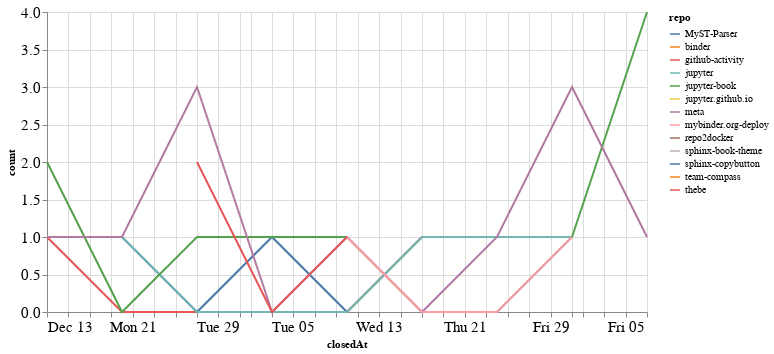

Notebook code cell kept with this figure:
### Code cell
closed_by_time = closed_by.groupby('repo').resample('W', on='closedAt').count()['author'].reset_index()
closed_by_time = closed_by_time.rename(columns={'author': 'count'})

alt.Chart(closed_by_time, width=600).mark_line().encode(
    x='closedAt',
    y='count',
    color='repo',
    tooltip="repo"
)

### Figure 1 — Vega-Lite specification as saved in the notebook (floating-point values rounded to 4 significant figures)
{"config": {"axisLeft": {"labelFontSize": 15}, "axisBottom": {"labelFontSize": 15}}, "data": {"name": "data-9ba6d83f52aeca1f704069e6e59ec440"}, "mark": "line", "encoding": {"color": {"type": "nominal", "field": "repo"}, "tooltip": {"type": "nominal", "field": "repo"}, "x": {"type": "temporal", "field": "closedAt"}, "y": {"type": "quantitative", "field": "count"}}, "width": 600, "$schema": "https://vega.github.io/schema/vega-lite/v4.8.1.json", "datasets": {"data-9ba6d83f52aeca1f704069e6e59ec440": [{"repo": "MyST-Parser", "closedAt": "2020-12-20T00:00:00", "count": 1}, {"repo": "MyST-Parser", "closedAt": "2020-12-27T00:00:00", "count": 0}, {"repo": "MyST-Parser", "closedAt": "2021-01-03T00:00:00", "count": 1}, {"repo": "MyST-Parser", "closedAt": "2021-01-10T00:00:00", "count": 0}, {"repo": "MyST-Parser", "closedAt": "2021-01-17T00:00:00", "count": 1}, {"repo": "binder", "closedAt": "2021-01-31T00:00:00", "count": 1}, {"repo": "github-activity", "closedAt": "2020-12-13T00:00:00", "count": 1}, {"repo": "github-activity", "closedAt": "2020-12-20T00:00:00", "count": 0}, {"repo": "github-activity", "closedAt": "2020-12-27T00:00:00", "count": 0}, {"repo": "github-activity", "closedAt": "2021-01-03T00:00:00", "count": 0}, {"repo": "github-activity", "closedAt": "2021-01-10T00:00:00", "count": 0}, {"repo": "github-activity", "closedAt": "2021-01-17T00:00:00", "count": 1}, {"repo": "jupyter", "closedAt": "2020-12-20T00:00:00", "count": 1}, {"repo": "jupyter", "closedAt": "2020-12-27T00:00:00", "count": 0}, {"repo": "jupyter", "closedAt": "2021-01-03T00:00:00", "count": 0}, {"repo": "jupyter", "closedAt": "2021-01-10T00:00:00", "count": 0}, {"repo": "jupyter", "closedAt": "2021-01-17T00:00:00", "count": 1}, {"repo": "jupyter", "closedAt": "2021-01-24T00:00:00", "count": 1}, {"repo": "jupyter", "closedAt": "2021-01-31T00:00:00", "count": 1}, {"repo": "jupyter-book", "closedAt": "2020-12-13T00:00:00", "count": 2}, {"repo": "jupyter-book", "closedAt": "2020-12-20T00:00:00", "count": 0}, {"repo": "jupyter-book", "closedAt": "2020-12-27T00:00:00", "count": 1}, {"repo": "jupyter-book", "closedAt": "2021-01-03T00:00:00", "count": 1}, {"repo": "jupyter-book", "closedAt": "2021-01-10T00:00:00", "count": 1}, {"repo": "jupyter-book", "closedAt": "2021-01-17T00:00:00", "count": 0}, {"repo": "jupyter-book", "closedAt": "2021-01-24T00:00:00", "count": 0}, {"repo": "jupyter-book", "closedAt": "2021-01-31T00:00:00", "count": 1}, {"repo": "jupyter-book", "closedAt": "2021-02-07T00:00:00", "count": 4}, {"repo": "jupyter.github.io", "closedAt": "2021-02-07T00:00:00", "count": 1}, {"repo": "meta", "closedAt": "2020-12-13T00:00:00", "count": 1}, {"repo": "meta", "closedAt": "2020-12-20T00:00:00", "count": 1}, {"repo": "meta", "closedAt": "2020-12-27T00:00:00", "count": 3}, {"repo": "meta", "closedAt": "2021-01-03T00:00:00", "count": 0}, {"repo": "meta", "closedAt": "2021-01-10T00:00:00", "count": 1}, {"repo": "meta", "closedAt": "2021-01-17T00:00:00", "count": 0}, {"repo": "meta", "closedAt": "2021-01-24T00:00:00", "count": 1}, {"repo": "meta", "closedAt": "2021-01-31T00:00:00", "count": 3}, {"repo": "meta", "closedAt": "2021-02-07T00:00:00", "count": 1}, {"repo": "mybinder.org-deploy", "closedAt": "2021-01-10T00:00:00", "count": 1}, {"repo": "mybinder.org-deploy", "closedAt": "2021-01-17T00:00:00", "count": 0}, {"repo": "mybinder.org-deploy", "closedAt": "2021-01-24T00:00:00", "count": 0}, {"repo": "mybinder.org-deploy", "closedAt": "2021-01-31T00:00:00", "count": 1}, {"repo": "repo2docker", "closedAt": "2021-01-24T00:00:00", "count": 1}, {"repo": "sphinx-book-theme", "closedAt": "2021-01-24T00:00:00", "count": 1}, {"repo": "sphinx-copybutton", "closedAt": "2021-01-03T00:00:00", "count": 1}, {"repo": "team-compass", "closedAt": "2020-12-20T00:00:00", "count": 1}, {"repo": "thebe", "closedAt": "2020-12-27T00:00:00", "count": 2}, {"repo": "thebe", "closedAt": "2021-01-03T00:00:00", "count": 0}, {"repo": "thebe", "closedAt": "2021-01-10T00:00:00", "count": 1}]}}
